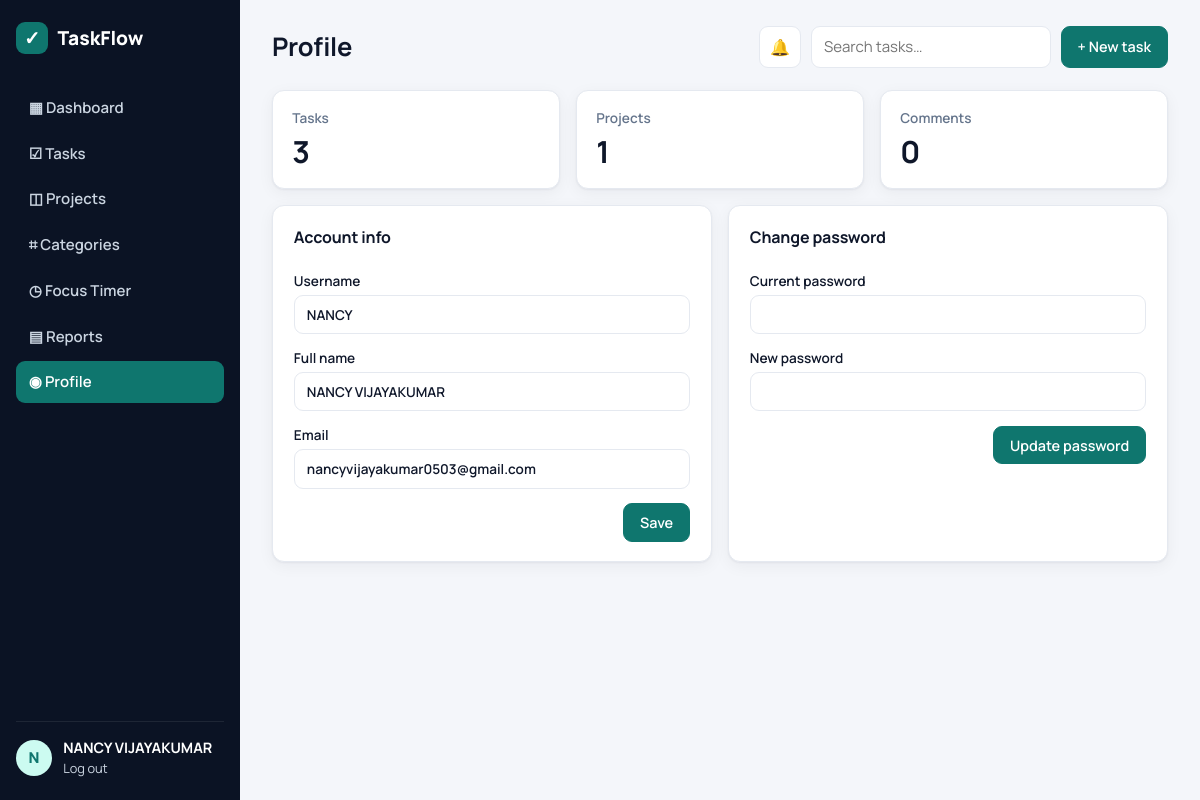
The app's page /profile/ (signed in) with its own data.
### tables this page shows
CREATE TABLE users (
  id INTEGER PRIMARY KEY AUTOINCREMENT,
  username TEXT UNIQUE NOT NULL,
  email TEXT UNIQUE NOT NULL,
  full_name TEXT DEFAULT '',
  password_hash TEXT NOT NULL,
  created_at TIMESTAMP DEFAULT CURRENT_TIMESTAMP
);

### profile.py (the view, shortened to what this page needs)
@bp.route("/", methods=("GET", "POST"))
@login_required
def index():
    db = get_db()
    counts = db.execute("""SELECT (SELECT COUNT(*) FROM tasks WHERE user_id=:u) tasks,
                           (SELECT COUNT(*) FROM projects WHERE user_id=:u) projects,
                           (SELECT COUNT(*) FROM comments WHERE user_id=:u) comments""", {"u": g.user["id"]}).fetchone()
    return render_template("profile.html", counts=counts)

### auth.py (called while the page is built)
def login_required(view):
    @functools.wraps(view)
    def wrapped(**kwargs):
        if g.user is None:
            flash("Please log in to continue.", "warning")
            return redirect(url_for("auth.login"))
        return view(**kwargs)
    return wrapped

@bp.before_app_request
def load_user():
    uid = session.get("user_id")
    g.user = get_db().execute("SELECT * FROM users WHERE id = ?", (uid,)).fetchone() if uid else None

### db.py (called while the page is built)
def get_db():
    if "db" not in g:
        g.db = sqlite3.connect(current_app.config["DATABASE"])
        g.db.row_factory = sqlite3.Row
        g.db.execute("PRAGMA foreign_keys = ON")
    return g.db

### templates/profile.html
{% extends "base.html" %}{% block title %}Profile{% endblock %}
{% block heading %}Profile{% endblock %}
{% block content %}
<section class="stats">
  <div class="stat"><span>Tasks</span><strong>{{ counts.tasks }}</strong></div>
  <div class="stat"><span>Projects</span><strong>{{ counts.projects }}</strong></div>
  <div class="stat"><span>Comments</span><strong>{{ counts.comments }}</strong></div>
</section>
<div class="grid-2">
  <form method="post" class="card form"><h3>Account info</h3><input type="hidden" name="action" value="info">
    <label>Username<input value="{{ g.user['username'] }}" disabled></label>
    <label>Full name<input name="full_name" value="{{ g.user['full_name'] }}"></label>
    <label>Email<input type="email" name="email" value="{{ g.user['email'] }}" required></label>
    <div class="row-end"><button class="btn btn-primary">Save</button></div>
  </form>
  <form method="post" class="card form"><h3>Change password</h3><input type="hidden" name="action" value="password">
    <label>Current password<input type="password" name="current" required></label>
    <label>New password<input type="password" name="new" minlength="6" required></label>
    <div class="row-end"><button class="btn btn-primary">Update password</button></div>
  </form>
</div>
{% endblock %}

### templates/base.html (shortened to what this page needs)
<!doctype html>
<html lang="en">
<head>
  <link rel="stylesheet" href="{{ url_for('static', filename='css/style.css') }}">
</head>
<body data-sounds="{{ url_for('static', filename='sounds/') }}">
{% if g.user %}
<div class="layout">
  <aside class="sidebar">
    <div class="brand"><span class="logo">✓</span> TaskFlow</div>
    {% set ep = request.endpoint or '' %}
    <nav>
      <a href="{{ url_for('dashboard.index') }}" class="{{ 'active' if ep.startswith('dashboard') }}">▦ Dashboard</a>
      <a href="{{ url_for('tasks.list_tasks') }}" class="{{ 'active' if ep.startswith('tasks') }}">☑ Tasks</a>
      <a href="{{ url_for('projects.list_projects') }}" class="{{ 'active' if ep.startswith('projects') }}">◫ Projects</a>
      <a href="{{ url_for('categories.index') }}" class="{{ 'active' if ep.startswith('categories') }}">⌗ Categories</a>
      <a href="{{ url_for('focus.index') }}" class="{{ 'active' if ep.startswith('focus') }}">◷ Focus Timer</a>
      <a href="{{ url_for('reports.index') }}" class="{{ 'active' if ep.startswith('reports') }}">▤ Reports</a>
      <a href="{{ url_for('profile.index') }}" class="{{ 'active' if ep.startswith('profile') }}">◉ Profile</a>
    </nav>
    <div class="sidebar-foot">
      <div class="avatar">{{ g.user['username'][0]|upper }}</div>
      <div><strong>{{ g.user['full_name'] or g.user['username'] }}</strong><a href="{{ url_for('auth.logout') }}">Log out</a></div>
    </div>
  </aside>
  <main class="content">
    <header class="topbar">
      <h1>{% block heading %}{% endblock %}</h1>
      <div class="topbar-actions">
        <button type="button" class="btn icon-btn" id="soundToggle" title="Sounds">🔊</button>
        <form action="{{ url_for('tasks.list_tasks') }}" class="search"><input name="q" placeholder="Search tasks…"></form>
        <a class="btn btn-primary" href="{{ url_for('tasks.edit') }}">+ New task</a>
      </div>
    </header>
    {% block content %}{% endblock %}
  </main>
</div>
{% else %}
<main class="auth-wrap">
  {% include "_flash.html" %}
  {% block auth %}{% endblock %}
</main>
{% endif %}
</body>
</html>

### static/css/style.css (style rules this page uses)
:root { --bg:#f4f6fa;--surface:#fff;--ink:#0f172a;--muted:#64748b;--line:#e5e9f0; --primary:#0f766e;--primary-ink:#fff;--primary-soft:#ccfbf1; --danger:#dc2626;--warn:#d97706;--ok:#16a34a;--info:#2563eb; --sidebar:#0b1324;--sidebar-ink:#cbd5e1; --radius:12px;--shadow:0 1px 2px rgba(15,23,42,.05),0 4px 16px rgba(15,23,42,.05); }
* { box-sizing:border-box }
body { margin:0;font-family:Manrope,system-ui,sans-serif;background:var(--bg);color:var(--ink);font-size:15px }
a { color:var(--primary);text-decoration:none }
h1,h2,h3 { margin:0 0 .6rem;letter-spacing:-.01em }
h3 { font-size:1rem }
.layout { display:flex;min-height:100vh }
.sidebar { width:240px;background:var(--sidebar);color:var(--sidebar-ink);display:flex;flex-direction:column;padding:1.4rem 1rem;position:sticky;top:0;height:100vh }
.brand { display:flex;align-items:center;gap:.6rem;font-weight:800;font-size:1.2rem;color:#fff;margin-bottom:2rem }
.logo { display:grid;place-items:center;width:32px;height:32px;border-radius:9px;background:var(--primary);color:#fff }
.sidebar nav { display:flex;flex-direction:column;gap:.25rem;flex:1 }
.sidebar nav a { color:var(--sidebar-ink);padding:.65rem .8rem;border-radius:9px;font-weight:600 }
.sidebar nav a.active { background:var(--primary);color:#fff }
.sidebar-foot { display:flex;gap:.7rem;align-items:center;border-top:1px solid rgba(255,255,255,.08);padding-top:1rem }
.sidebar-foot strong { display:block;color:#fff;font-size:.9rem }
.sidebar-foot a { color:var(--sidebar-ink);font-size:.8rem }
.avatar { width:36px;height:36px;border-radius:50%;background:var(--primary-soft);color:var(--primary);display:grid;place-items:center;font-weight:800;flex-shrink:0 }
.content { flex:1;padding:1.6rem 2rem;max-width:1200px;min-width:0 }
.topbar { display:flex;justify-content:space-between;align-items:center;margin-bottom:1.4rem;gap:1rem;flex-wrap:wrap }
.topbar h1 { font-size:1.6rem;margin:0 }
.topbar-actions { display:flex;gap:.6rem }
.search input { width:240px }
.card { background:var(--surface);border:1px solid var(--line);border-radius:var(--radius);padding:1.2rem 1.3rem;box-shadow:var(--shadow);margin-bottom:1rem }
.btn { display:inline-flex;align-items:center;gap:.3rem;padding:.55rem 1rem;border-radius:9px;border:1px solid var(--line);background:var(--surface);color:var(--ink);font:inherit;font-weight:600;cursor:pointer;font-size:.9rem }
.btn-primary { background:var(--primary);border-color:var(--primary);color:var(--primary-ink) }
input,select,textarea { font:inherit;padding:.6rem .75rem;border:1px solid var(--line);border-radius:9px;background:#fff;color:var(--ink);width:100% }
.form { display:flex;flex-direction:column;gap:.9rem }
.form label { display:flex;flex-direction:column;gap:.35rem;font-weight:600;font-size:.85rem }
.row-end { display:flex;justify-content:flex-end;gap:.5rem;align-items:center;flex-wrap:wrap }
.grid-2 { display:grid;grid-template-columns:repeat(auto-fit,minmax(320px,1fr));gap:1rem }
.grid-2 .card { margin-bottom:0 }
.grid-2 { margin-bottom:1rem }
.stats { display:grid;grid-template-columns:repeat(auto-fit,minmax(160px,1fr));gap:1rem;margin-bottom:1rem }
.stat { background:var(--surface);border:1px solid var(--line);border-radius:var(--radius);padding:1rem 1.2rem;box-shadow:var(--shadow) }
.stat span { color:var(--muted);font-size:.85rem;font-weight:600 }
.stat strong { display:block;font-size:1.9rem;margin-top:.2rem }
.icon-btn { padding:.5rem .65rem;font-size:1rem }

### records on screen
users: username "N", full_name "NANCY VIJAYAKUMAR", user.username "NANCY", email "nancyvijayakumar0503@gmail.com"

### other values on screen
{{ counts.tasks }} "3"
{{ counts.projects }} "1"
{{ counts.comments }} "0"
